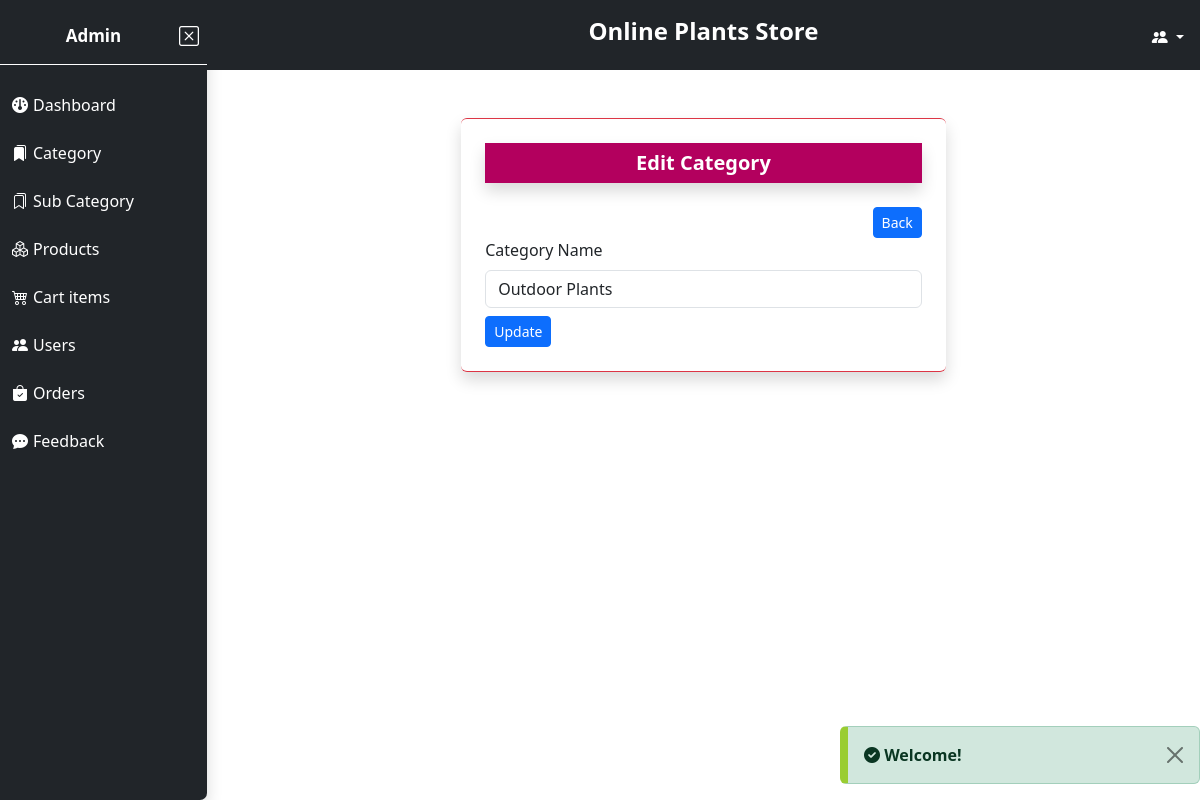
The app's page /Admin/edit_category.php?cate_id=24 (signed in) with its own data.
### tables this page shows
CREATE TABLE `users` (
  `user_id` int(11) NOT NULL,
  `user_name` varchar(255) NOT NULL,
  `user_email` varchar(255) NOT NULL,
  `user_number` varchar(255) NOT NULL,
  `user_add` text NOT NULL,
  `user_password` varchar(255) NOT NULL,
  `role_as` varchar(30) NOT NULL,
  `created_at` timestamp NOT NULL DEFAULT current_timestamp()
);

CREATE TABLE `setting` (
  `setting_id` int(11) NOT NULL,
  `web_logo` text DEFAULT NULL,
  `web_name` varchar(255) DEFAULT NULL,
  `car_1_img` text DEFAULT NULL,
  `car_1_heading` varchar(255) DEFAULT NULL,
  `car_1_text` varchar(300) DEFAULT NULL,
  `car_2_img` text DEFAULT NULL,
  `car_2_heading` varchar(255) DEFAULT NULL,
  `car_2_text` varchar(300) DEFAULT NULL,
  `car_3_img` text DEFAULT NULL,
  `car_3_heading` varchar(255) DEFAULT NULL,
  `car_3_text` varchar(300) DEFAULT NULL,
  `sEmail` varchar(255) DEFAULT NULL,
  `app_pass` varchar(255) DEFAULT NULL,
  `fb_link` text DEFAULT 'https://www.facebook.com/',
  `insta_link` text DEFAULT 'https://www.instagram.com/',
  `you_link` text DEFAULT 'https://www.Youtube.com/',
  `whatsapp` text DEFAULT 'https://web.whatsapp.com/'
);

CREATE TABLE `category` (
  `cate_id` int(11) NOT NULL,
  `cate_name` varchar(255) NOT NULL,
  `date` date NOT NULL DEFAULT current_timestamp()
);

### Admin/edit_category.php (the view, shortened to what this page needs)
<?php
include('./MainInclude/header.php');
?>
<div class="div-2 w-100">
    <?php
    include('MainInclude/topHeader.php');
    ?>
    <div class="container-fluid">
        <div class="d-flex align-items-center justify-content-center align-items-center ">
            <form action="" method="post" class="col-sm-12 col-md-8 col-lg-6 shadow p-4 mt-5 m-1 rounded border-bottom border-top border-danger">
                <h5 class="shadow mb-4 d-flex align-items-center p-1" style="background-color:#B3005E;">
                    <strong class="p-1 text-white text-center w-100">Edit Category</strong>
                </h5>
                <div class="d-flex justify-content-end">
                    <a href="categories.php" class="btn btn-sm btn-primary">Back</a>
                </div>
                <?php
                    if(isset($_GET['cate_id'])){
                        $category_id = $_GET['cate_id'];
                        include('../dbConnection.php');
                        $query = "SELECT cate_name FROM category WHERE cate_id = '$category_id'";
                        $result = mysqli_query($conn,$query);
                        if(mysqli_num_rows($result) > 0){
                            $row = mysqli_fetch_assoc($result);
                ?>
                <div>
                    <label for="edit_cate" class="form-label">Category Name</label>
                    <input type="text" name="edit_cate" id="edit_cate" class="form-control" value="<?php if(isset($row['cate_name'])){ echo $row['cate_name'];}?>">
                </div>
                <?php
                        }
                    }
                ?>
                <div class="mt-2">
                    <input type="submit" class="btn btn-sm btn-primary" name="UpdateCateBtn" id="UpdateCateBtn" value="Update">
                </div>
            </form>
        </div>
    </div>
</div>
<?php
include('./MainInclude/footer.php');
?>

### Admin/MainInclude/header.php (shortened to what this page needs)
<?php
$directiryURI = $_SERVER['REQUEST_URI'];
$path = parse_url($directiryURI,PHP_URL_PATH);
$components = explode('/',$path);
$page = $components[3];
?>
<!doctype html>
<html lang="en">
<head>
  <link href="https://cdnjs.cloudflare.com/ajax/libs/font-awesome/6.0.0/css/all.min.css" rel="stylesheet" />
  <link rel="stylesheet" href="https://cdn.jsdelivr.net/npm/bootstrap-icons@1.10.2/font/bootstrap-icons.css">
  <link href="https://cdn.jsdelivr.net/npm/bootstrap@5.3.0-alpha1/dist/css/bootstrap.min.css" rel="stylesheet">
  <link rel="stylesheet" href="style.css">
</head>
<body>
  <div class="Main d-flex">
    <div class="div-1 Sidebar-menu bg-dark shadow" style="width: 250px;height:100vh;">
      <h6 class=" text-white p-2 pt-4 pb-3 d-flex justify-content-between align-items-center" style="border-bottom: 1px solid white;">
        <div class=" d-flex justify-content-center w-100">
          <strong class="sidebarHeading" style="font-size: 17px;">
            <?php
            include('../dbConnection.php');
            $admin_id = $_SESSION['admin_id'];
            $query = "SELECT user_name FROM users WHERE user_id = '$admin_id'";
            $runQ = mysqli_query($conn, $query);
            if (mysqli_num_rows($runQ) > 0) {
              $admin_detail = mysqli_fetch_assoc($runQ);
              echo $admin_detail['user_name'];
            }
            else {
              echo "Admin";
            }
            ?>
          </strong>
        </div>
        <i class="bi bi-x-square close-menu-btn fs-5" style="filter:brightness(0) invert(1);cursor:pointer;"></i>
      </h6>
      <nav class="sidebar">
        <ul class="p-1 me-1" id="myDiv">
          <li class="dropable transition text-white mt-2 nav-li <?php if($page == 'dashboard.php'){ echo "active";}?>" style="width: auto;">
            <a href="./dashboard.php" class="dropdown-icon nav-link text-white w-100 p-2">
              <i class="fa-sharp fa-solid fa-gauge dropdown-icon"></i>
              <span>Dashboard</span>
            </a>
          </li>
          <li class="dropable transition text-white mt-2 nav-li <?php if($page == 'categories.php'){ echo "active";}?>" style="width: auto;">
            <a href="./categories.php" class="dropdown-icon nav-link text-white w-100  p-2">
              <i class="bi bi-bookmarks-fill dropdown-icon"></i>
              <span>Category</span>
            </a>
          </li>
          <li class="dropable transition text-white mt-2 nav-li <?php if($page == 'sub_category.php'){ echo "active";}?>" style="width: auto;">
            <a href="./sub_category.php" class="dropdown-icon nav-link text-white w-100  p-2">
              <i class="bi bi-bookmarks dropdown-icon"></i>
              <span>Sub Category</span>
            </a>
          </li>
          <li class="dropable transition text-white mt-2 nav-li <?php if($page == 'products.php'){ echo "active";}?>" style="width: auto;">
            <a href="./products.php" class="dropdown-icon nav-link text-white w-100  p-2">
              <i class="bi bi-boxes dropdown-icon"></i>
              <span>Products</span>
            </a>
          </li>
          <li class="dropable transition text-white mt-2 nav-li <?php if($page == 'cart_items.php'){ echo "active";}?>" style="width: auto;">
            <a href="./cart_items.php" class="dropdown-icon nav-link text-white w-100  p-2">
              <i class="bi bi-cart4 dropdown-icon"></i>
              <span>Cart items</span>
            </a>
          </li>
          <li class="dropable transition text-white mt-2 nav-li <?php if($page == 'all_users.php'){ echo "active";}?>" style="width: auto;">
            <a href="./all_users.php" class="dropdown-icon nav-link text-white w-100  p-2">
              <i class="bi bi-people-fill dropdown-icon"></i>
              <span>Users</span>
            </a>
          </li>
          <li class="dropable transition text-white mt-2 nav-li <?php if($page == 'orders.php'){ echo "active";}?>" style="width: auto;">
            <a href="./orders.php" class="dropdown-icon nav-link text-white w-100  p-2">
              <i class="bi bi-bag-check-fill dropdown-icon"></i>
              <span>Orders</span>
            </a>
          </li>
          <li class="dropable transition text-white mt-2 nav-li <?php if($page == 'feedback.php'){ echo "active";}?>" style="width: auto;">
            <a href="./feedback.php" class="dropdown-icon nav-link text-white w-100  p-2">
              <i class="bi bi-chat-dots-fill dropdown-icon"></i>
              <span>Feedback</span>
            </a>
          </li>
        </ul>
      </nav>
    </div>

### Admin/MainInclude/topHeader.php (shortened to what this page needs)
<div class=" text-white bg-dark d-flex align-items-center" style="background-color:#00adff;height:70px">
    <header>
        <div class="item-2 ">
            <h4 class=" text-center topheaderHeading"><strong>
            <?php
              include('../dbConnection.php');
              $query = "SELECT web_name FROM setting";
              $runQuery = mysqli_query($conn,$query);
              if(mysqli_num_rows($runQuery) > 0){
                $web_detail = mysqli_fetch_assoc($runQuery);
                if(isset($web_detail['web_name']) && $web_detail['web_name'] != null){
                    echo $web_detail['web_name'];
                }
                else{
                    echo "Website Name";
                }
              }
              else{
                echo "Website Name";
              }
            ?>
            </strong></h4>
        </div>
        <div class="item-3 ">
            <div class=" dropdown d-flex align-items-center" style="cursor:pointer;">
                <div class="dropdown-toggle btn-sm me-3 mt-2" data-bs-toggle="dropdown" aria-expanded="false">
                    <i class="bi bi-people-fill "></i>
                </div>
            </div>
        </div>
    </header>
</div>

### Admin/style.css (style rules this page uses)
* { margin: 0px; padding: 0px; box-sizing: border-box; }
:root { --btn-hover-color:#E90064; }
header { width: 100%; display: grid; grid-template-columns: repeat(3, 1fr); grid-template-rows: 1fr; justify-items: center; }
.item-2 { grid-column-start: 2; }
.item-3 { grid-column-start: 3; justify-self: end; }
.Sidebar-menu { width: 250px; height: 100vh; border-bottom-right-radius: 7px; transition: all 0.3s ease-in; }
.div-2 { height: 100vh; overflow-y: auto; }
.nav-li { list-style-type: none; border-radius:8px; cursor: pointer; transition: all 0.4s ease-in; }
ul li a { text-decoration: none; }
.dropdown-icon { filter: brightness(0) invert(1); display: flex; align-items: center; margin-right: 5px; }
@media screen and (max-width:1210px) { .sidebarHeading { font-size: 14px; } }

### records on screen
users: user_name "Admin"
setting: web_name "Online Plants Store"
category: edit_cate "Outdoor Plants"

### other values on screen
$_SESSION['status_success'] "Welcome!"
